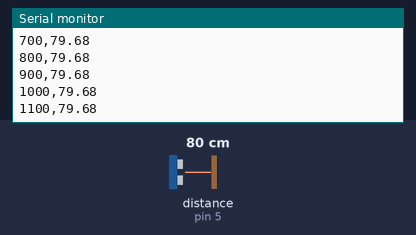
Bench run of a sketch on a simulated Arduino Uno, built with avr-gcc and run on an emulated ATmega328P. Parts: the last lines printed to the serial monitor. Wiring (inferred from the names in the program): ultrasonic range finder: trigger pin 6; echo pin 5. The inputs (shaded band) are chosen by the test bench; at power-on: distance to the obstacle (sensor on pin 5) 80 cm. The echo pulse lasts 58.3 µs per cm.

Above: at 1.2 s.
1.3 s: distance to the obstacle (sensor on pin 5) set to 2 cm
At 1.41 s:
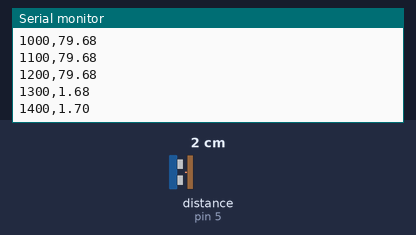
2.8 s: distance to the obstacle (sensor on pin 5) set to 4 cm
At 2.81 s:
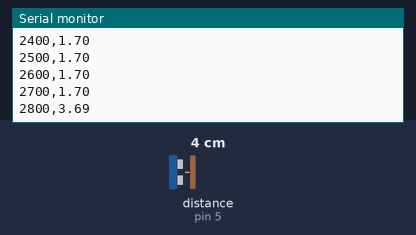
Timing chart, 0 to 5.8 s (numbered marks = the images above; inputs shaded):
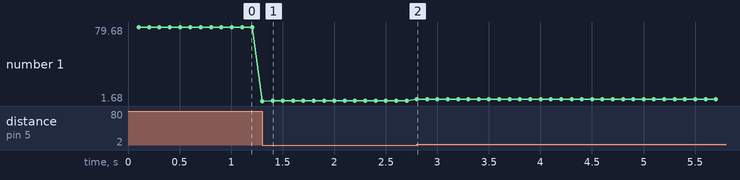

Measured:
- after the input at 1.3 s, the serial monitor: prints a new line at once (image 1)
- plotted number 1: 79.68 → 1.7 after the input at 1.3 s

The sketch:

ultrasonic_test.ino
```cpp
/*
  Ultrasonic Sensor Characterization
  ---------------------------------------------------------
  Reads distance from HC-SR04 ultrasonic sensor and streams timestamped
  readings over Serial as CSV so a computer can log and analyze
  noise, accuracy, drift.

  Hardware:
  - Arduino Uno R3
  - HC-SR04 ultrasonic sensor

*/

const int TRIG_PIN = 6;
const int ECHO_PIN = 5;

unsigned long lastReadTime = 0;
const unsigned long READ_INTERVAL_MS = 100; // 10 readings/sec

void setup() {
  Serial.begin(9600);

  pinMode(TRIG_PIN, OUTPUT);
  pinMode(ECHO_PIN, INPUT);

  // CSV header for the log file
  Serial.println("millis,distance_cm");
}

float readDistanceCM() {
  // Send a 10us pulse to trigger a measurement
  digitalWrite(TRIG_PIN, LOW);
  delayMicroseconds(2);
  digitalWrite(TRIG_PIN, HIGH);
  delayMicroseconds(10);
  digitalWrite(TRIG_PIN, LOW);

  // Read how long the echo pin stayed high (round-trip time in microseconds)
  // timeout of 30000us (5m range) so it doesn't hang if no echo returns
  long duration = pulseIn(ECHO_PIN, HIGH, 30000);

  if (duration == 0) {
    return -1; // no echo received (out of range or bad reading)
  }

  // Speed of sound - 0.0343 cm/us, divide by 2 for round trip
  float distanceCM = (duration * 0.0343) / 2.0;
  return distanceCM;
}

void loop() {
  unsigned long now = millis();

  if (now - lastReadTime >= READ_INTERVAL_MS) {
    lastReadTime = now;

    float distance = readDistanceCM();

    // Stream CSV over serial: millis,distance_cm
    Serial.print(now);
    Serial.print(",");
    if (distance < 0) {
      Serial.println("NaN");
    } else {
      Serial.println(distance);
    }
  }
}
```
